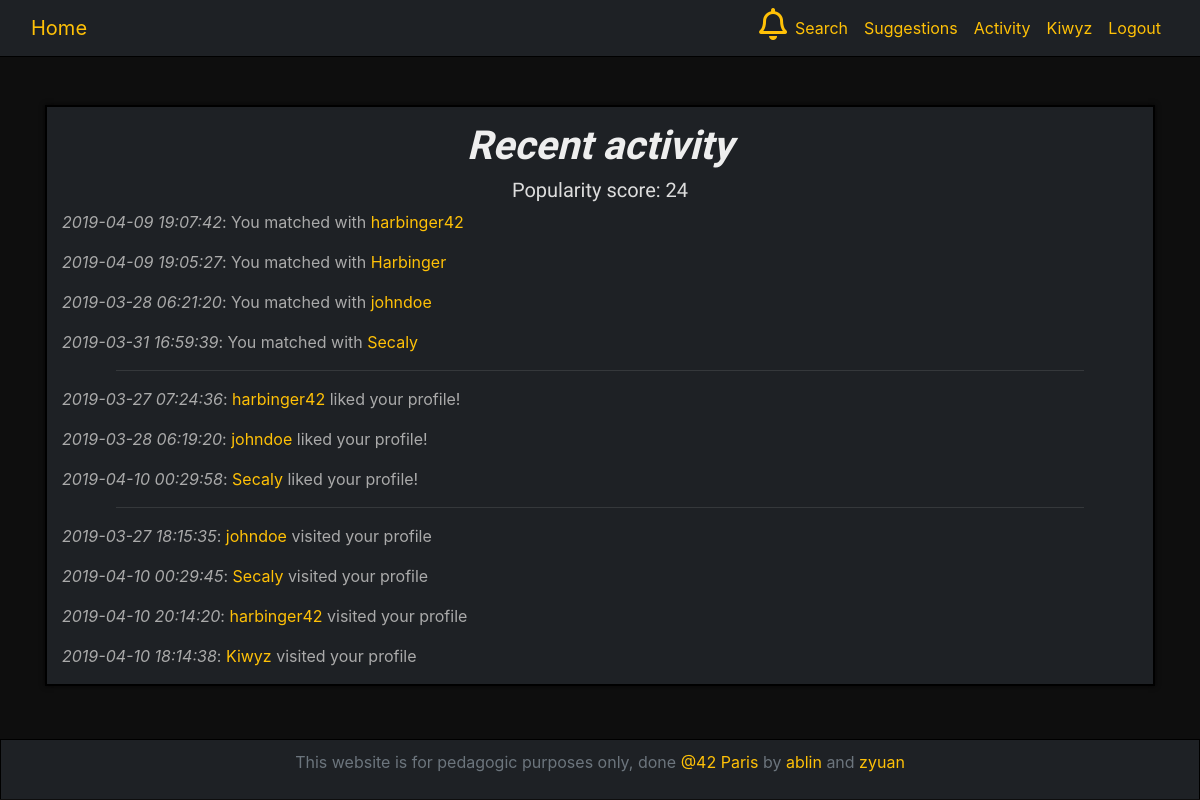
Before: /activity.php (signed in) with the older database file.
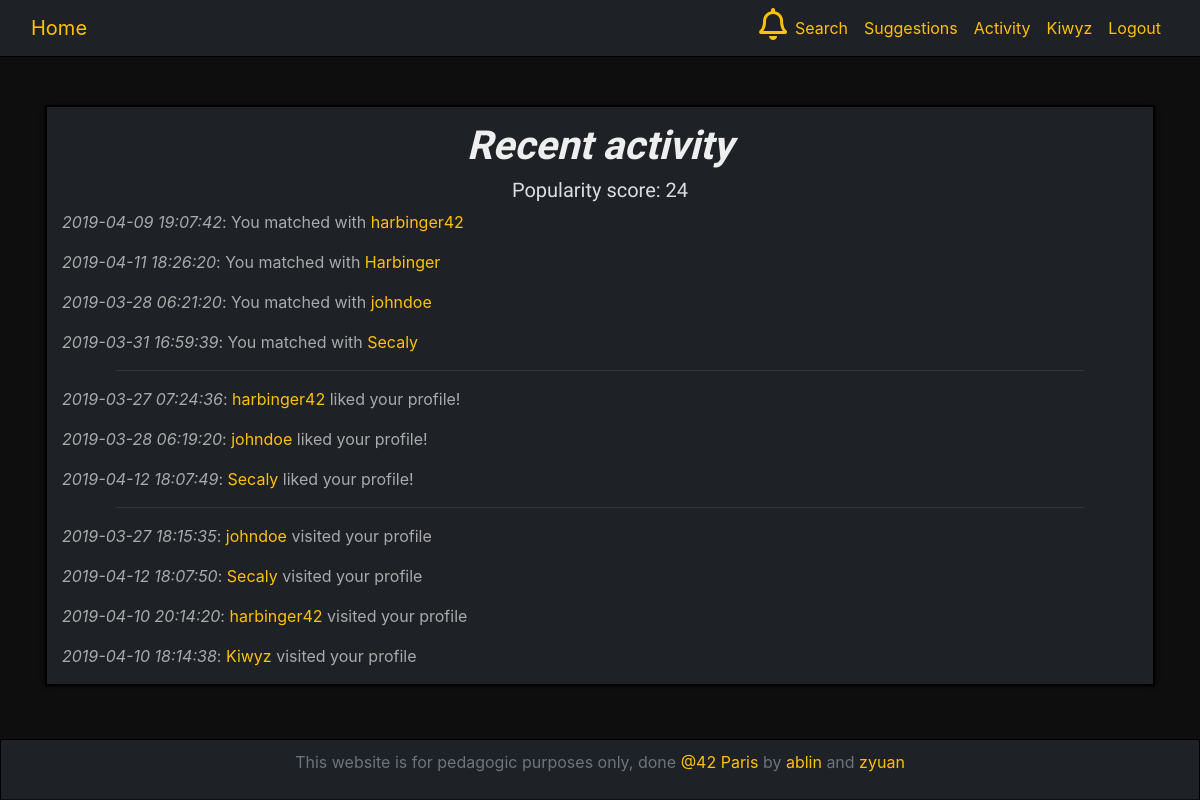
After: the same page with the newer database file.
### tables this page shows
CREATE TABLE `vote` (
  `id` int(11) NOT NULL,
  `id_voter` int(11) NOT NULL,
  `id_voted` int(11) NOT NULL,
  `type` tinyint(1) NOT NULL,
  `date` datetime DEFAULT NULL
);

CREATE TABLE `user` (
  `id` int(11) NOT NULL,
  `username` varchar(30) NOT NULL,
  `password` varchar(255) NOT NULL,
  `email` varchar(255) NOT NULL,
  `mail_token` varchar(128) DEFAULT NULL,
  `confirmed_token` datetime DEFAULT NULL,
  `password_token` varchar(128) DEFAULT NULL
);

CREATE TABLE `visit` (
  `id` int(11) NOT NULL,
  `id_visitor` int(11) NOT NULL,
  `id_visited` int(11) NOT NULL,
  `date` datetime NOT NULL
);

### class/autoloader.php (called while the page is built, shortened)
<?php
class autoloader
{
    static function autoload($class_name)
    {
        if (strpos($class_name, __NAMESPACE__ . '\\') == 0)
        {
            $class_name = str_replace(__NAMESPACE__ . '\\', '', $class_name);
        }
    }
}

### class/database.php (called while the page is built, shortened)
<?php
class database
{
    private $db_user;
    private $db_pass;
    private $dsn;
    private $pdo;
    private static $_instance;
    public function __construct($db_name, $db_host = "localhost", $db_user = "root", $db_pass = "root42")
    {
        $this->db_user = $db_user;
        $this->db_pass = $db_pass;
        $this->dsn = "mysql:dbname={$db_name};host={$db_host}";
    }
    public static function getInstance($db_name)
    {
        if (is_null(self::$_instance))
            self::$_instance = new database($db_name);
        return self::$_instance;
    }
    private function getPDO()
    {
        if ($this->pdo === null)
        {
            $pdo = new PDO($this->dsn, $this->db_user, $this->db_pass);
            $pdo->setAttribute(PDO::ATTR_ERRMODE, PDO::ERRMODE_EXCEPTION);
            $this->pdo = $pdo;
        }
        return $this->pdo;
    }
    public function prepare($statement, $attributes, $one = false, $class_name = null)
    {
        $req = $this->getPDO()->prepare($statement);
        $req->execute($attributes);
        if (strpos($statement, "SELECT") !== false)
        {
            if ($class_name === null)
                $req->setFetchMode(PDO::FETCH_OBJ);
            else
                $req->setFetchMode(PDO::FETCH_CLASS, $class_name);
            if ($one)
                $data = $req->fetch();
            else
                $data = $req->fetchAll();
            return $data;
        }
    }
}

### utils/fetch_activity.php (called while the page is built, shortened)
<?php
$db = database::getInstance('matcha');
if ($_SESSION['id'])
{
    $id = secure_input($_SESSION['id']);
    $visits = $db->prepare("SELECT * FROM `visit` RIGHT JOIN `user` ON visit.id_visitor = user.id WHERE `id_visited` = :user_id", array("user_id" => $id));
    $likes = $db->prepare("SELECT * FROM `vote` RIGHT JOIN `user` ON vote.id_voter = user.id WHERE `id_voted` = :voted AND `type` = 1", array("voted" => $id));
    $req= $db->prepare("SELECT * FROM `vote` RIGHT JOIN `user` ON vote.id_voter = user.id WHERE `id_voted` = :voted", array("voted" => $id));
    if ($req)
        foreach ($req as $item)
        {
            $attributes['voter'] = $id;
            $attributes['voted'] = $item->id_voter;
            $matching = $db->prepare("SELECT * FROM `vote` WHERE `id_voter` =:voter AND `id_voted` = :voted", $attributes);
            if ($matching) {
                $matching['username'] = $item->username;
                $matched[] = $matching;
            }
        }
    $req = $db->prepare("SELECT SUM(`type`) as sum, COUNT(*) as total FROM `vote` WHERE `id_voted` = :voted", array("voted" => $id));
    if ($req) {
        $sum = $req[0]->sum;
        $nbvote = $req[0]->total;
        $score = $sum * $nbvote;
    }
    else
        $score = 0;
}

### utils/functions.php (called while the page is built, shortened)
<?php
function secure_input($data)
{
    $data = trim($data);
    $data = stripslashes($data);
    $data = htmlspecialchars($data);
    return $data;
}

### activity.php (the view, shortened to what this page needs)
<!DOCTYPE html>
<html lang="en">
<head>
    <link rel="stylesheet" href="style/bootstrap.css">
    <link rel="stylesheet" href="style/style.css">
    <link rel="stylesheet" href="https://use.fontawesome.com/releases/v5.8.1/css/all.css">
</head>
<body>
<?php
require_once("includes/header.php");
require_once("utils/fetch_activity.php");
?>
<div class="container mt-5 small-page-wrapper">
    <div class="wrapper col-12">
        <h1>Recent activity</h1>
        <h5>Popularity score: <?= $score ?></h5>
        <?php
            foreach ($matched as $user) {
                echo "<p><i>".$user[0]->date."</i>: ";
                echo "You matched with <a href='/Matcha/profile?u=".$user['username']."'>".$user['username']."</a></p>";
            }
            echo "<hr />";
            foreach ($likes as $like) {
                echo "<p><i>".$like->date."</i>: <a href='/Matcha/profile?u=".$like->username."'>";
                echo "".$like->username."</a> liked your profile!</p>";
            }
            echo "<hr />";
            foreach ($visits as $visit) {
                echo "<p><i>".$visit->date."</i>: <a href='/Matcha/profile?u=".$visit->username."'>";
                echo "".$visit->username."</a> visited your profile</p>";
            }
        ?>
    </div>
</div>
<?php require_once("includes/footer.php");?>
</body>
</html>

### includes/header.php (shortened to what this page needs)
<?php
require_once ("class/autoloader.php");
require_once ("utils/functions.php");
?>
<nav class="navbar navbar-expand-lg" id="header">
<div class="container-fluid">
    <a class="navbar-brand" href="/Matcha">Home</a>
    <div class="collapse navbar-collapse" id="navbarSupportedContent">
        <ul class="nav navbar-nav navbar-right ml-auto">
            <?php
                if (isset($_SESSION['logged']) && isset($_SESSION['username'])) {
                    echo "<div id=\"dropdown-notif\" class='dropdown'><li class=\"nav-item\"><p id='nbnotif'></p><a href='#' id='dropdown-menu-notif' onclick='dropDown()' class='dropbtn'><i id='notif' class=\"far fa-bell fa-2x\"></i></a></li><div id='dropdown-notif-content' class='dropdown-notif-content'></div></div>";
                    echo "<li class=\"nav-item\"><a class=\"nav-link\" href=\"search\">Search</a></li>";
                    echo "<li class=\"nav-item\"><a class=\"nav-link\" href=\"suggestion\">Suggestions</a></li>";
                    echo "<li class=\"nav-item\"><a class=\"nav-link\" href=\"activity\">Activity</a></li>";
                    echo "<li class=\"nav-item\"><a class=\"nav-link\" href=\"account\">".ucwords($_SESSION['username'])."</a></li>";
                }
            ?>
            <?php
                if (!isset($_SESSION['logged']))
                {
                    echo '<li class="nav-item"><a class="nav-link" href="index">Log in/Sign up</a></li>';
                    echo '<li class="nav-item"><a class="nav-link" href="lostpassword">Forgot your password?</a></li>';
                }
                else
                    echo '<li class="nav-item"><a class="nav-link" href="utils/logout.php">Logout</a></li>';
                ?>
        </ul>
    </div>
</div>
</nav>

### includes/footer.php
<footer class="footer">
    <div class="container" style="text-align: center; padding-top: 10px;">
        <span class="text-muted">This website is for pedagogic purposes only, done
            <a href="http://www.42.fr">@42 Paris</a> by
            <a href="https://github.com/ablin42">ablin</a> and <a href="#">zyuan</a>
        </span>
    </div>
</footer>

### style/style.css (style rules this page uses)
body { background-color: #0e0e0e; }
html { min-width: 450px; min-height: 250px; }
.dropbtn { cursor: pointer; }
.navbar { background-color: #1e2125; border-bottom: 1px solid black!important; }
h1, h2, h3, h4, h5, h6 { text-align: center; color: #DDDDDD !important; font-family: 'Titillium Web', sans-serif; font-weight: 500; word-break: break-word; }
h1 { color: #EEEEEE !important; font-style: italic; font-weight: bold; }
.small-page-wrapper { min-height: calc(100vh - 166px); }
hr { border-top: 1px solid rgba(255, 255, 255, 0.1); width: 90%; }
footer { position: relative; bottom: 0; width: 100%; height: 60px; background-color: #1e2125; border: 1px solid black; border-bottom: none; }
a { color: #ffc107; }
li > a { color: #ffc107 !important; }
span > a { color: #ffc107 !important; }
p { color: #AAAAAA; }
.wrapper { border: 2px solid black; background-color: #1e2125; margin-bottom: 15px; padding-top: 15px!important; -webkit-box-shadow: 0 0 5px 0 rgba(4, 3, 0, 0.75); -moz-box-shadow: 0 0 5px 0 rgba(4, 3, 0, 0.75); box-shadow: 0 0 5px 0 rgba(4, 3, 0, 0.75); }

Changed rows visible on the page:
removed vote: date "2019-04-10 00:29:58", user.username "Secaly"
added vote: date "2019-04-12 18:07:49", user.username "Secaly"
changed visit "Secaly": date "2019-04-10 00:29:45" → "2019-04-12 18:07:50"
Other visible differences:
new list line: "2019-04-11 18:26:20"
new list line: ": You matched with Harbinger"
list line gone: "2019-04-09 19:05:27"
list line gone: ": You matched with Harbinger"
